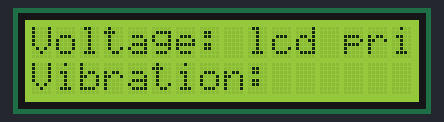
The sketch below on a simulated Arduino Uno, built with avr-gcc and run on an emulated ATmega328P. Parts: 16×2 character LCD.

Above: at 0.1 s.
At 1.11 s:
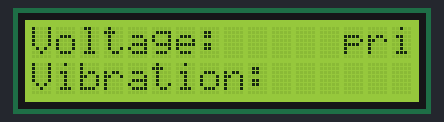

The sketch:

LCD_led.ino
```cpp
#include<LiquidCrystal.h>  //include LCD library
LiquidCrystal LCD(7,6,5,4,3,2);

void setup() {
  // put your setup code here, to run once:
LCD.begin(16,2);
LCD.setCursor(0,0);
LCD.print("Voltage: ");
LCD.setCursor(0,1);
LCD.print("Vibration: ");
}

void loop() {

  LCD.setCursor(9,0);
  LCD.print("lcd print");
  delay(500);

  LCD.setCursor(11,1);
//  LCD.print(analogRead(A1));
  delay(500);

  LCD.setCursor(9,0);
  LCD.print("   ");
  LCD.setCursor(11,1);
  LCD.print("   ");
  delay(100);
}
```
